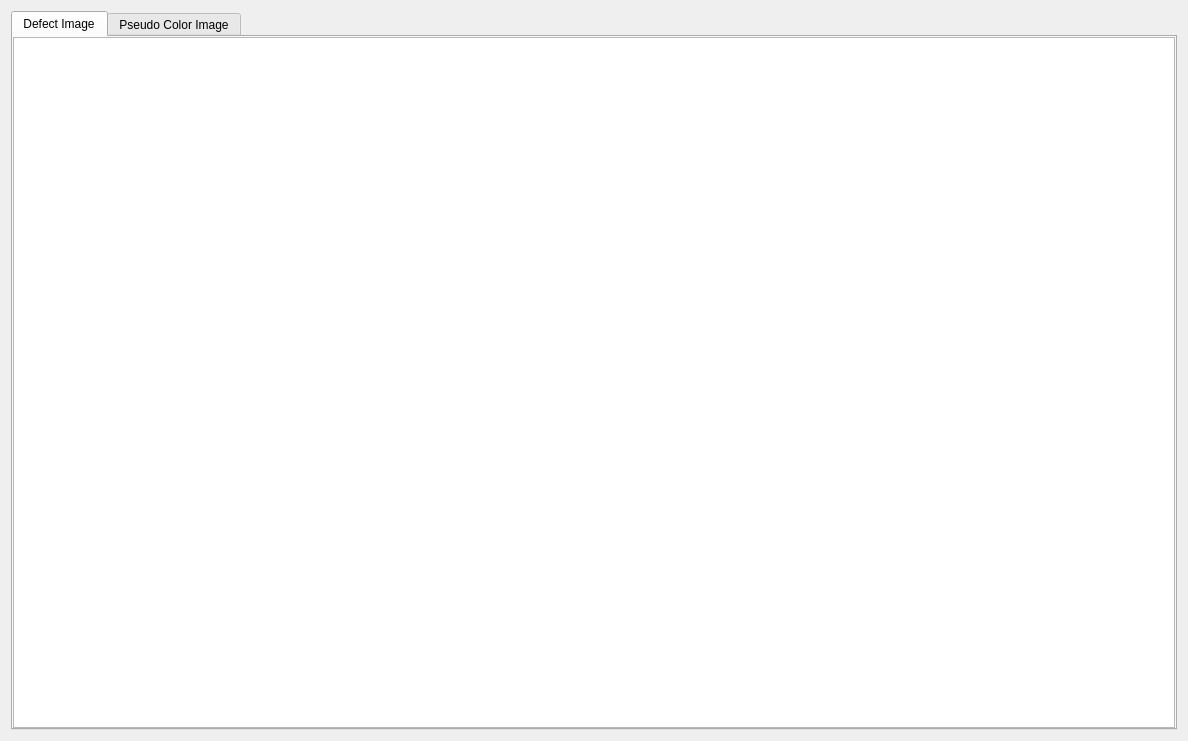
<?xml version="1.0" encoding="UTF-8"?>
<ui version="4.0">
 <class>DefectImageShowClass</class>
 <widget class="QWidget" name="DefectImageShowClass">
  <property name="geometry">
   <rect>
    <x>0</x>
    <y>0</y>
    <width>1188</width>
    <height>741</height>
   </rect>
  </property>
  <property name="windowTitle">
   <string>DefectImageShow</string>
  </property>
  <property name="windowIcon">
   <iconset resource="../../../Resource/GlassInspection_v3.qrc">
    <normaloff>:/Logo/Logo/Logo_icon.png</normaloff>:/Logo/Logo/Logo_icon.png</iconset>
  </property>
  <property name="styleSheet">
   <string notr="true">/* ================= 特定QLabel图像显示框样式 ================= */
#lb_thumbnail0, #lb_thumbnail1, #lb_thumbnail2 {
    background-color: #505050;
    border: 2px solid #646464;
    border-radius: 5px;
    padding: 2px;
    min-width: 120px;
    min-height: 120px;
    qproperty-alignment: AlignCenter;
    qproperty-scaledContents: false;
}

/* 默认状态 */
#lb_thumbnail0, 
#lb_thumbnail1, 
#lb_thumbnail2 {
    border: 2px solid #646464;
}

/* 悬停状态 */
#lb_thumbnail0:hover, 
#lb_thumbnail1:hover, 
#lb_thumbnail2:hover {
    border: 2px solid #FF9800;
    background-color: #585858;
}

/* 选中状态 - 通过提高选择器特异性来确保优先级 */
#lb_thumbnail0[selected=&quot;true&quot;], 
#lb_thumbnail1[selected=&quot;true&quot;], 
#lb_thumbnail2[selected=&quot;true&quot;] {
    border: 4px solid #FF9800;
    background-color: #585858;
}

/* 按下状态 */
#lb_thumbnail0:pressed, 
#lb_thumbnail1:pressed, 
#lb_thumbnail2:pressed {
    border: 3px solid #FF9800;
    background-color: #646464;
}

/* 选中状态下的悬停 */
#lb_thumbnail0[selected=&quot;true&quot;]:hover, 
#lb_thumbnail1[selected=&quot;true&quot;]:hover, 
#lb_thumbnail2[selected=&quot;true&quot;]:hover {
    border: 4px solid #FF9800;
    background-color: #646464;
}

/* 禁用状态 */
#lb_thumbnail0:disabled, 
#lb_thumbnail1:disabled, 
#lb_thumbnail2:disabled {
    border: 2px solid #3A3A3A;
    background-color: #3A3A3A;
}

/* 图像显示框中的占位文本 */
#lb_thumbnail0::disabled, 
#lb_thumbnail1::disabled, 
#lb_thumbnail2::disabled {
    color: #888888;
    font-style: italic;
}</string>
  </property>
  <layout class="QHBoxLayout" name="horizontalLayout_8">
   <item>
    <layout class="QVBoxLayout" name="verticalLayout_3">
     <item>
      <widget class="QTabWidget" name="tabWidget">
       <property name="currentIndex">
        <number>0</number>
       </property>
       <widget class="QWidget" name="tab_1">
        <attribute name="title">
         <string>Defect Image</string>
        </attribute>
        <layout class="QHBoxLayout" name="horizontalLayout">
         <property name="leftMargin">
          <number>0</number>
         </property>
         <property name="topMargin">
          <number>0</number>
         </property>
         <property name="rightMargin">
          <number>0</number>
         </property>
         <property name="bottomMargin">
          <number>0</number>
         </property>
         <item>
          <widget class="GraphicsView" name="graphicsView_His">
           <property name="sizePolicy">
            <sizepolicy hsizetype="Expanding" vsizetype="Expanding">
             <horstretch>0</horstretch>
             <verstretch>0</verstretch>
            </sizepolicy>
           </property>
           <property name="minimumSize">
            <size>
             <width>0</width>
             <height>0</height>
            </size>
           </property>
           <property name="maximumSize">
            <size>
             <width>16777215</width>
             <height>16777215</height>
            </size>
           </property>
          </widget>
         </item>
        </layout>
       </widget>
       <widget class="QWidget" name="tab_2">
        <attribute name="title">
         <string>Pseudo Color Image</string>
        </attribute>
        <layout class="QHBoxLayout" name="horizontalLayout_2">
         <property name="leftMargin">
          <number>0</number>
         </property>
         <property name="topMargin">
          <number>0</number>
         </property>
         <property name="rightMargin">
          <number>0</number>
         </property>
         <property name="bottomMargin">
          <number>0</number>
         </property>
         <item>
          <widget class="GraphicsView" name="graphicsView_His_pseudoColor">
           <property name="sizePolicy">
            <sizepolicy hsizetype="Expanding" vsizetype="Expanding">
             <horstretch>0</horstretch>
             <verstretch>0</verstretch>
            </sizepolicy>
           </property>
           <property name="minimumSize">
            <size>
             <width>0</width>
             <height>0</height>
            </size>
           </property>
           <property name="maximumSize">
            <size>
             <width>16777215</width>
             <height>16777215</height>
            </size>
           </property>
          </widget>
         </item>
        </layout>
       </widget>
      </widget>
     </item>
    </layout>
   </item>
  </layout>
 </widget>
 <layoutdefault spacing="6" margin="11"/>
 <customwidgets>
  <customwidget>
   <class>GraphicsView</class>
   <extends>QGraphicsView</extends>
   <header location="global">graphicsview.h</header>
  </customwidget>
 </customwidgets>
 <resources>
  <include location="../../../Resource/GlassInspection_v3.qrc"/>
 </resources>
 <connections/>
</ui>
